Frame 1 (no input): blank canvas, image omitted
Frame 60 (the mouse pressed at the canvas centre just before this capture): blank canvas, image omitted
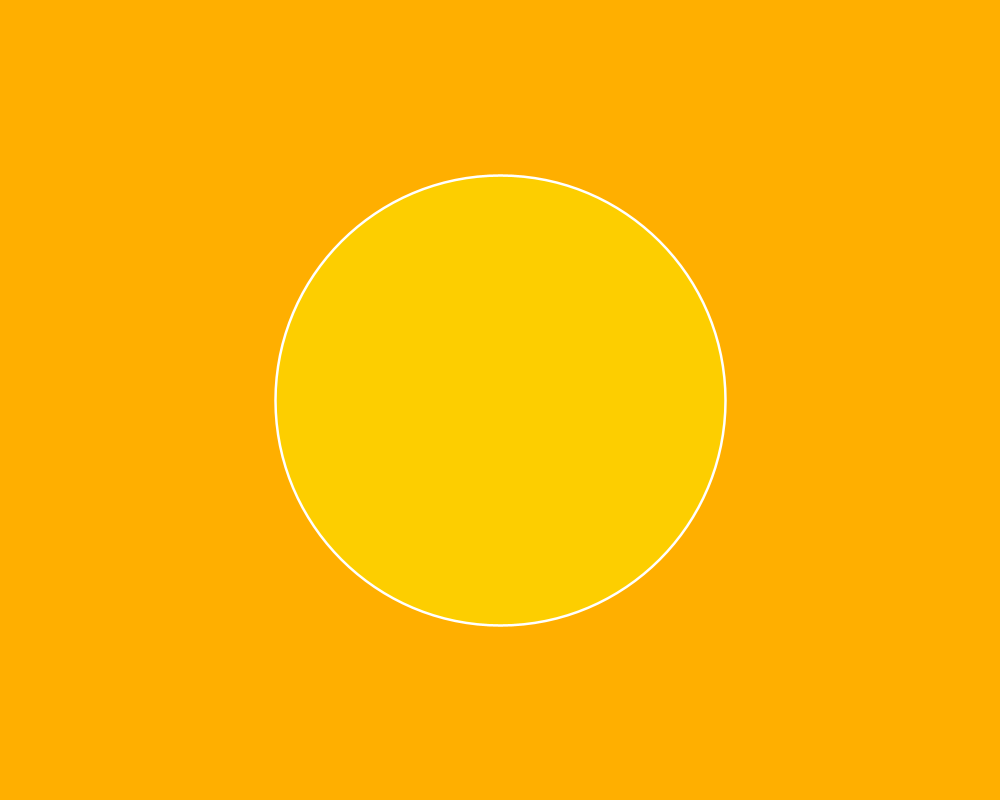
Frame 120 (the mouse held since frame 60 and released just before this capture)

The Processing sketch whose frames 1 and 60 were blank and that drew this single picture after the mouse press (run headless with seeded random() and noise(); from frame 60 on, the mouse is pressed at the canvas centre):

// Processing sketch: processing_161252
// ── processing_161252.pde

int xwidth=960;
int ylength=540;

color c = #FFFFFF;
color b = #FFAF00;
//color b = #000000;
color a = #00FCE9;

 
void setup(){
size(1000,800);
background(b);
smooth();
}
 


void draw ()
{
  fill(255);
  rectMode(CENTER);
  if (mousePressed && (mouseButton== LEFT))
    {
        stroke(255);
        fill(random(255), random(255), random(255), random(255));
        strokeWeight(2.5);
        triangle(mouseX,mouseY,mouseX+30, mouseY+75, mouseX+58, mouseY+20);
     }
    

   else if(mousePressed && (mouseButton == RIGHT))
   {
   background(b);
    }

{
  stroke(255);
  strokeWeight(2.5);
  fill(250-pmouseX/4, mouseY/(500/255), sq(sq(pmouseX/(100/51)-sq(pmouseY/(100/51)))), 100);
  ellipse(mouseX, mouseY, (sqrt(sq(pmouseX-mouseX)) + sqrt(sq(pmouseY-mouseY)))/2, (sqrt(sq(pmouseX-mouseX)) + sqrt(sq(pmouseY-mouseY)))/2);
}
}
